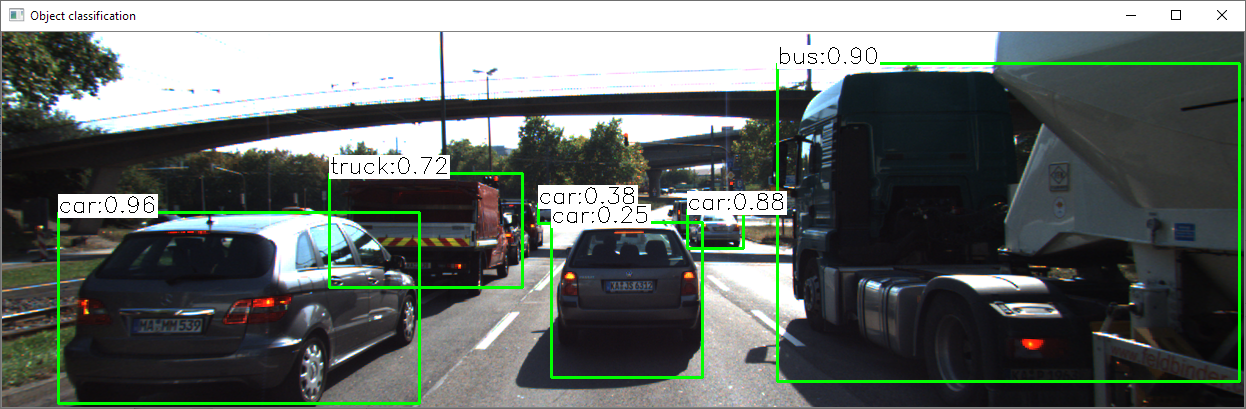
#> input picture report/report-YOLO-classification.png, 1246 x 409 px, given as the content of the folder runs.udacity, which was not available
$ jupyter execute --allow-errors Report.ipynb   (shell and % lines are left out)   (older library calls are emulated)   (text cells are left out)
#> lines starting #> are read from the running program, lines starting #| are printed output that depends on the picture; pictures that were not available may be replaced by others from this repository, and a replacement may not be noted
[cell 1]
from pathlib import Path
import pandas as pd
import numpy as np
import matplotlib.pyplot as plt
import seaborn as sns
cm = sns.light_palette("red", as_cmap=True)

[cell 2]
tables = {}

#for file in Path("./runs.local").glob("*.csv"):
for file in Path("./runs.udacity").glob("*.csv"):

    # split 'run.AKAZE.AKAZE.csv'
    detector, descriptor = file.name.split(".")[1:3]

    df = pd.read_csv(file, sep=",", na_values=["-inf","inf","nan(ind)","-nan(ind)"])
    df.set_index("image", inplace=True)
    tables[(detector, descriptor)] = df

print("Available (detector, descriptor) combinations:", [key for key in tables.keys()])

#> (a cell that did not finish here is left out)

[cell 4]
imgStartIndex = 0
imgEndIndex = 45

def plot_ttc(keys, ylim=None):
#> called with ylim = (0, 35)
    plt.figure(figsize=(16,10))
    plt.title("TTC for detectors / descriptors combinations")

    for key in keys:
        df = tables[key][imgStartIndex: imgEndIndex]
        detector, descriptor = key
        plt.plot(df["ttcCamera"], label=f"{detector}, {descriptor}")
    if ylim:
        plt.ylim(ylim)
    plt.xlabel("Image Index")
    plt.ylabel("TTC in sec")
    plt.grid(which="major", linestyle='-')
    plt.grid(which="minor", linestyle=':', color="gray")
    plt.minorticks_on()
    plt.legend(loc="upper right")
    plt.show()

all_keys = tables.keys()
plot_ttc(all_keys, ylim=(0,35))

[cell 5]
table = {
    "Detector" : [],
    "Descriptor" : [],
    "MAE" : [],
    "MAD" : []
}

for (detector, descriptor) in tables.keys():
    table["Detector"].append(detector)
    table["Descriptor"].append(descriptor)

    df = tables[(detector, descriptor)][imgStartIndex: imgEndIndex]
    # compute mean diff, ignoring nans
    mae = np.nanmean(np.abs( df["ttcLidar"] - df["ttcCamera"]) )
    table["MAE"].append(mae)
    mad = np.nanmean(np.abs( np.diff(df["ttcCamera"])) )
    table["MAD"].append(mad)

df = pd.DataFrame(table).sort_values(by="MAE").reset_index(drop=True)
#df.style.set_caption('Combinations ranked by Mean Absolute Error (MAE)').background_gradient(cmap=cm)
df

[cell 6]
df = pd.DataFrame(table).sort_values(by="MAD").reset_index(drop=True)
#df.style.set_caption('Combination ranked Mean Absolute Differences (MAD)').background_gradient(cmap=cm)
df

[cell 7]
best_combinations = [(row["Detector"], row["Descriptor"]) for i,row in df[:3].iterrows()]

plot_ttc(best_combinations)

[cell 8]
worst_combinations = [(row["Detector"], row["Descriptor"]) for i,row in df[-5:].iterrows()]

plot_ttc(worst_combinations, ylim=(-100,300))

[cell 9]
selected_combinations = (
    ("HARRIS", "BRISK"),
    ("ORB", "BRISK"),
)
#> (the rest of this cell did not finish here and is left out)


[cell 10]
(detector, descriptor) = ("SHITOMASI","BRISK")

#> (the rest of this cell did not finish here and is left out)

[cell 11]
df.plot(figsize=(16,10))
plt.title(f"Time-to-Collision (TTC) using camera features '{detector}' / '{descriptor}'")
plt.xlabel("Image Index")
plt.ylabel("TTC in sec")
plt.ylim(2, 35)
plt.grid(which='major', linestyle='-')
plt.grid(which='minor', linestyle=':', color="gray")
plt.minorticks_on()
plt.show()
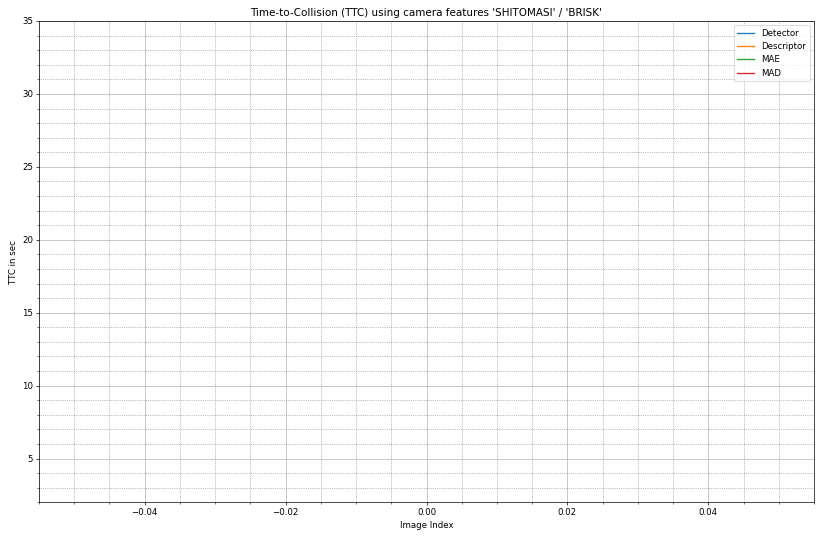
#> figure drawn by matplotlib, 1 panel

[cell 12]
#https://pythonprogramming.altervista.org/png-to-gif
#https://www.kite.com/python/answers/how-to-add-label-text-to-an-image-in-python
from PIL import Image, ImageDraw

hz = 10
duration = 1000 / hz # display duration of each frame [ms]
source_size = (1242, 375)
target_size = (np.array(source_size)/3).astype(np.int)

imgs = Path("../images/KITTI/2011_09_26/image_02/data").glob("*.png")

# Create the frames
frames = []
for i, file in enumerate(imgs):
    img = Image.open(file).resize(target_size)
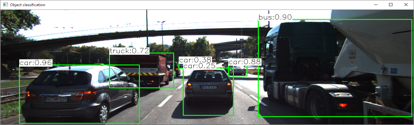
#> img: PIL image 414x125 RGB; mean R, G, B 101.7, 108.4, 104.5
    draw = ImageDraw.Draw(img)
    draw.text((20,1), f"Frame {i}", fill=(255,0,0,255))
    frames.append(img)

# Save into a GIF file that loops forever
frames[0].save('kitty-sequence.gif', format='GIF',
               append_images=frames[1:], save_all=True, duration=duration, loop=0)
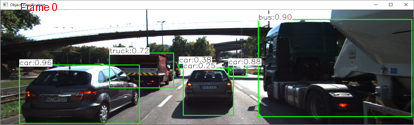
#> saved as kitty-sequence.gif: PIL image 414x125 RGB; mean R, G, B 101.7, 108, 104.1

$ run again, on report/report-lidar-48-camera.png
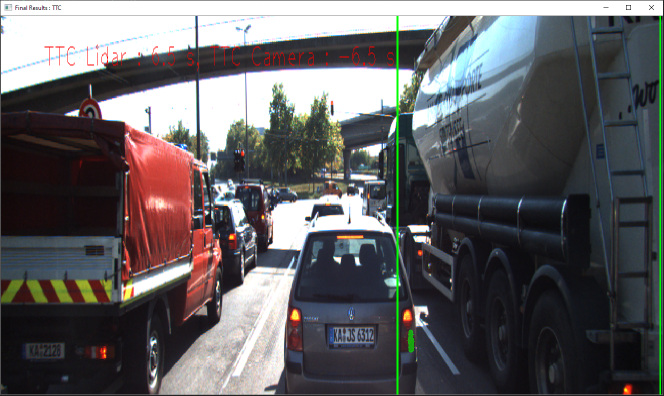
#> input picture report/report-lidar-48-camera.png, 1327 x 791 px, given as the content of the folder runs.udacity, which was not available (shown at 1/2 size)
#> `img = Image.open(file).resize(target_size)`:
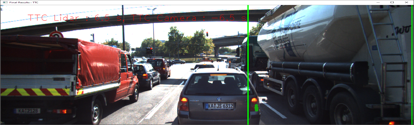
#> img: PIL image 414x125 RGB; mean R, G, B 97.8, 96.4, 98.4
#> `frames[0].save('kitty-sequence.gif', format='GIF', append_images=frame..`:
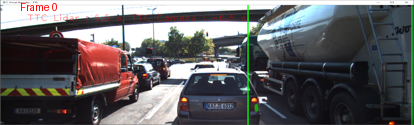
#> saved as kitty-sequence.gif: PIL image 414x125 RGB; mean R, G, B 97.8, 96, 98

$ run again, on report/ttc_camera-22-wrong_car.png
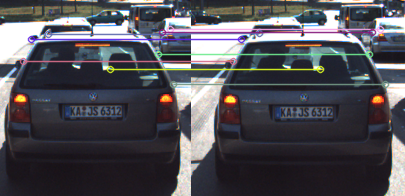
#> input picture report/ttc_camera-22-wrong_car.png, 405 x 196 px, given as the content of the folder runs.udacity, which was not available
#> `img = Image.open(file).resize(target_size)`:
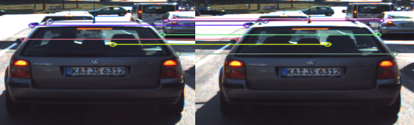
#> img: PIL image 414x125 RGB; mean R, G, B 80.4, 79.2, 85.7
#> `frames[0].save('kitty-sequence.gif', format='GIF', append_images=frame..`:
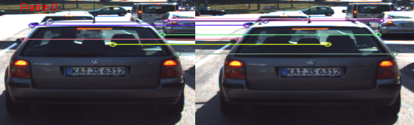
#> saved as kitty-sequence.gif: PIL image 414x125 RGB; mean R, G, B 80.7, 79.1, 85.6
